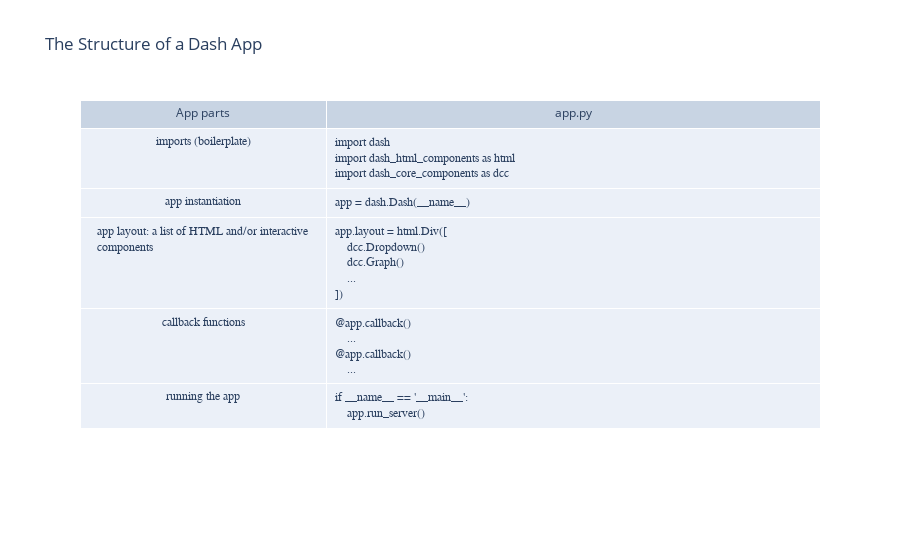

Notebook code cell kept with this figure:
### Markdown cell above
# Chapter 1 - The structure of a Dash app

* Setting up your environment 
* Exploring Dash and other supporting packages 
* Understanding the general structure of a Dash app 
* Creating and running the simplest app 
* Adding HTML and other components to the app 
* Learning how to structure the layout and managing themes

### Code cell
import plotly.graph_objects as go
app_code = [
    'import dash<br>import dash_html_components as html<br>import dash_core_components as dcc<br>',
    'app = dash.Dash(__name__)<br>',
    'app.layout = html.Div([<br>    dcc.Dropdown()<br>    dcc.Graph()<br>    ...<br>])',
    '@app.callback()<br>    ...<br>@app.callback()<br>    ...',
    "if __name__ == '__main__':<br>    app.run_server()"]

app_parts = [
    'imports (boilerplate)', 
    'app instantiation',
    'app layout: a list of HTML and/or interactive components',
    'callback functions',
    'running the app']

fig = go.Figure()
fig.add_table(header={'values': ['App parts', 'app.py'], },
              cells={'values': [app_parts, app_code], 
                     'align':['center','left'],
                     'font': {'family': ['Arial', 'Courier']}},
              columnwidth=[250, 500])
fig.layout.height= 550
fig.layout.title = 'The Structure of a Dash App'
fig

### Figure 1 — Plotly figure (JSON) as saved in the notebook; plotly's stock layout.template omitted (floating-point values rounded to 4 significant figures)
{"data": [{"cells": {"align": ["center", "left"], "font": {"family": ["Arial", "Courier"]}, "values": [["imports (boilerplate)", "app instantiation", "app layout: a list of HTML and/or interactive components", "callback functions", "running the app"], ["import dash<br>import dash_html_components as html<br>import dash_core_components as dcc<br>", "app = dash.Dash(__name__)<br>", "app.layout = html.Div([<br>    dcc.Dropdown()<br>    dcc.Graph()<br>    ...<br>])", "@app.callback()<br>    ...<br>@app.callback()<br>    ...", "if __name__ == '__main__':<br>    app.run_server()"]]}, "columnwidth": [250, 500], "header": {"values": ["App parts", "app.py"]}, "type": "table"}], "layout": {"height": 550, "title": {"text": "The Structure of a Dash App"}}}
